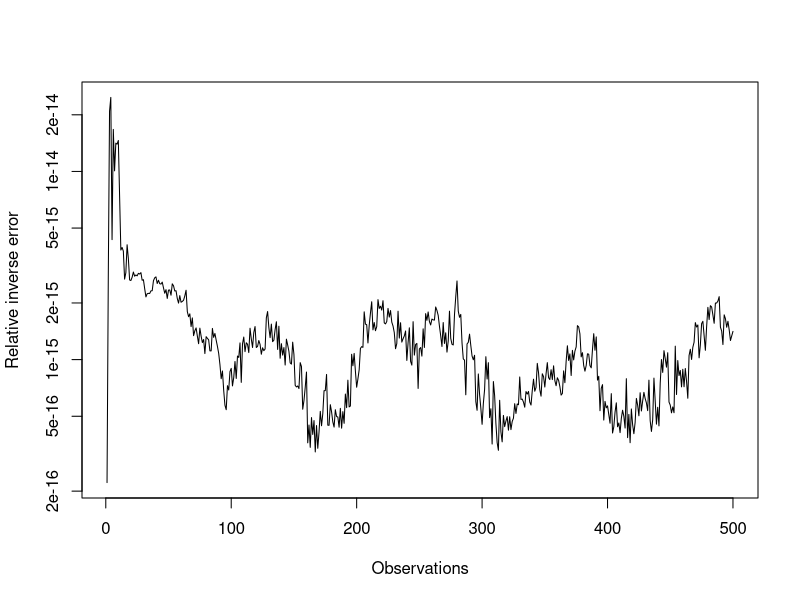

Here is the R script that generated this plot:
# Adapted from _posts/2018-10-14-online-estimation-of-the-inverse-covariance-matrix.md.
# This explicitly regularized example contrasts with Python's zero-scatter
# warm-up policy. The initial ridge decays once per observation.
set.seed(20260426)
d <- 3L
N <- 500L
lambda <- .99
rho <- .01
Sigma <- matrix(c(1, -1, .5, -1, 3, -1, .5, -1, 3), d, d)
X <- MASS::mvrnorm(N, mu = c(1, 10, 20), Sigma = Sigma)
W <- 0
Q <- 0  # Sum of squared weights, not the square of W.
running_mean <- numeric(d)
M <- rho * diag(d)
P <- diag(d) / rho  # 100 I, the inverse of 0.01 I.
errors <- numeric(N)
for (n in seq_len(N)) {
  W <- lambda * W + 1
  Q <- lambda^2 * Q + 1
  delta <- X[n, ] - running_mean
  running_mean <- running_mean + delta / W
  residual <- X[n, ] - running_mean
  M <- lambda * M + tcrossprod(delta, residual)
  left <- P %*% delta
  right <- t(residual) %*% P
  P <- (P - (left %*% right) / as.numeric(lambda + right %*% delta)) / lambda
  P <- (P + t(P)) / 2
  errors[n] <- norm(P - solve(M), 'F') / norm(solve(M), 'F')
}
raw <- lambda ^ (N - seq_len(N))
reference_mean <- colSums(X * raw) / sum(raw)
residuals <- sweep(X, 2, reference_mean)
data_scatter <- crossprod(residuals, residuals * raw)
reference_M <- data_scatter + lambda^N * rho * diag(d)
stopifnot(isTRUE(all.equal(M, reference_M, tolerance = 1e-9)))
stopifnot(max(errors) < 1e-7)
# Report the covariance and precision of the SAME regularized scatter.
# These are not an unbiased sample covariance / unbiased population precision.
regularized_covariance <- M / W
regularized_precision <- W * P
stopifnot(max(abs(regularized_covariance %*% regularized_precision - diag(d))) < 1e-7)
print(list(maximum_relative_inverse_error = max(errors),
           remaining_scatter_ridge = lambda^N * rho,
           regularized_covariance = regularized_covariance))
pdf('r-inverse-covariance.pdf', width = 7, height = 4)
plot(seq_len(N), pmax(errors, .Machine$double.eps), type = 'l', log = 'y',
     xlab = 'Observations', ylab = 'Relative inverse error')
dev.off()
